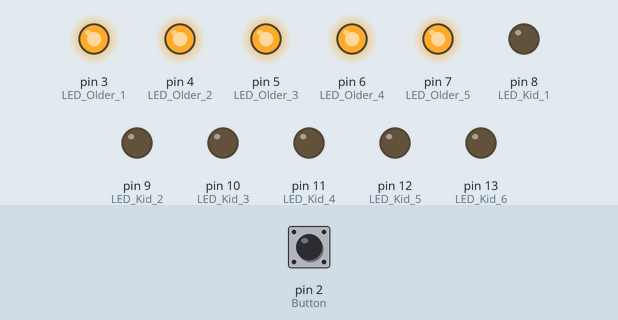
This sketch was run on a simulated Arduino Uno, built with avr-gcc and run on an emulated ATmega328P. On the bench: output pins drawn as LEDs (lit = HIGH). The inputs (shaded band) are chosen by the test bench; at power-on: pin 2 (Button) HIGH.

Above: at 0.24 s.
1.0 s: pin 2 (Button) pulled LOW for 0.15 s
At 1.5 s:
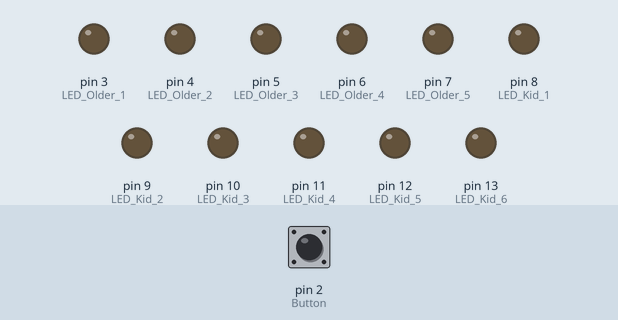
Timing chart, 0 to 4.0 s (numbered marks = the images above; inputs shaded):
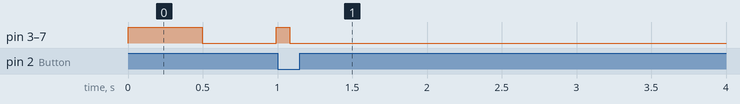

Measured:
- after the input at 1.0 s, pin 8 (LED_Kid_1), pin 9 (LED_Kid_2), pin 10 (LED_Kid_3): stops changing and stays LOW

The sketch:

FreeRTOS_LEDbutton_Combine_test.ino
```cpp
#include <Arduino_FreeRTOS.h>

#define LED_Older_1 3
#define LED_Older_2 4
#define LED_Older_3 5
#define LED_Older_4 6
#define LED_Older_5 7

#define LED_Kid_1 8
#define LED_Kid_2 9
#define LED_Kid_3 10


#define LED_Kid_4 11
#define LED_Kid_5 12
#define LED_Kid_6 13

#define Button 2

// Task handles
TaskHandle_t ledTaskHandle ;
TaskHandle_t buttonTaskHandle ;


volatile bool buttonPressed = false;
volatile int currentMode = 0;
volatile bool taskStopped = false;

void checkButton(void *parameter) {
    while (1) {
        int buttonState = digitalRead(Button);

        if (!buttonPressed && buttonState == LOW) {
            buttonPressed = true;
            taskStopped = true;
            digitalWrite(LED_Older_1, LOW);
            digitalWrite(LED_Older_2, LOW);
            digitalWrite(LED_Older_3, LOW);
            digitalWrite(LED_Older_4, LOW);
            digitalWrite(LED_Older_5, LOW);

            digitalWrite(LED_Kid_1, LOW);
            digitalWrite(LED_Kid_2, LOW);
            digitalWrite(LED_Kid_3, LOW);
            digitalWrite(LED_Kid_4, LOW);
            digitalWrite(LED_Kid_5, LOW);
            digitalWrite(LED_Kid_6, LOW);

            if (ledTaskHandle != NULL) {
              vTaskDelete(ledTaskHandle);
              ledTaskHandle = NULL;
            }
            vTaskDelay(pdMS_TO_TICKS(500));
        }

        vTaskDelay(pdMS_TO_TICKS(100));
    }
}

void ledTask(void *parameter) {
  while(1){
    if (taskStopped) {
      vTaskDelete(NULL);
    }

    currentMode = 1;
    for (int i = 0; i < 5; i++) {
        if (taskStopped) { vTaskDelete(NULL); }
        digitalWrite(LED_Older_1, HIGH);
        digitalWrite(LED_Older_2, HIGH);
        digitalWrite(LED_Older_3, HIGH);
        digitalWrite(LED_Older_4, HIGH);
        digitalWrite(LED_Older_5, HIGH);
        vTaskDelay(pdMS_TO_TICKS(500));
        digitalWrite(LED_Older_1, LOW);
        digitalWrite(LED_Older_2, LOW);
        digitalWrite(LED_Older_3, LOW);
        digitalWrite(LED_Older_4, LOW);
        digitalWrite(LED_Older_5, LOW);
        vTaskDelay(pdMS_TO_TICKS(500));
    }

    currentMode = 2;
    for (int i = 0; i < 5; i++) {
        if (taskStopped) { vTaskDelete(NULL); }
        digitalWrite(LED_Kid_1, HIGH);
        digitalWrite(LED_Kid_2, HIGH);
        digitalWrite(LED_Kid_3, HIGH);
        vTaskDelay(pdMS_TO_TICKS(500));
        digitalWrite(LED_Kid_1, LOW);
        digitalWrite(LED_Kid_2, LOW);
        digitalWrite(LED_Kid_3, LOW);
        vTaskDelay(pdMS_TO_TICKS(500));
    }

     currentMode = 3;
    for (int i = 0; i < 5; i++) {
        if (taskStopped) { vTaskDelete(NULL); }
        digitalWrite(LED_Kid_4, HIGH);
        digitalWrite(LED_Kid_5, HIGH);
        digitalWrite(LED_Kid_6, HIGH);
        vTaskDelay(pdMS_TO_TICKS(500));
        digitalWrite(LED_Kid_4, LOW);
        digitalWrite(LED_Kid_5, LOW);
        digitalWrite(LED_Kid_6, LOW);
        vTaskDelay(pdMS_TO_TICKS(500));
    }
  }
}

void setup() {
  pinMode(LED_Older_1, OUTPUT);
  pinMode(LED_Older_2, OUTPUT);
  pinMode(LED_Older_3, OUTPUT);
  pinMode(LED_Older_4, OUTPUT);
  pinMode(LED_Older_5, OUTPUT);

  pinMode(LED_Kid_1, OUTPUT);
  pinMode(LED_Kid_2, OUTPUT);
  pinMode(LED_Kid_3, OUTPUT);

  pinMode(LED_Kid_4, OUTPUT);
  pinMode(LED_Kid_5, OUTPUT);
  pinMode(LED_Kid_6, OUTPUT);
  pinMode(Button, INPUT_PULLUP);

  xTaskCreate(ledTask, "LED Task", 1024, NULL, 1, &ledTaskHandle);

  xTaskCreate(checkButton, "Check Button", 1024, NULL, 1, &buttonTaskHandle);
  vTaskStartScheduler();
}

void loop() {
    vTaskDelay(pdMS_TO_TICKS(100));
}
```
